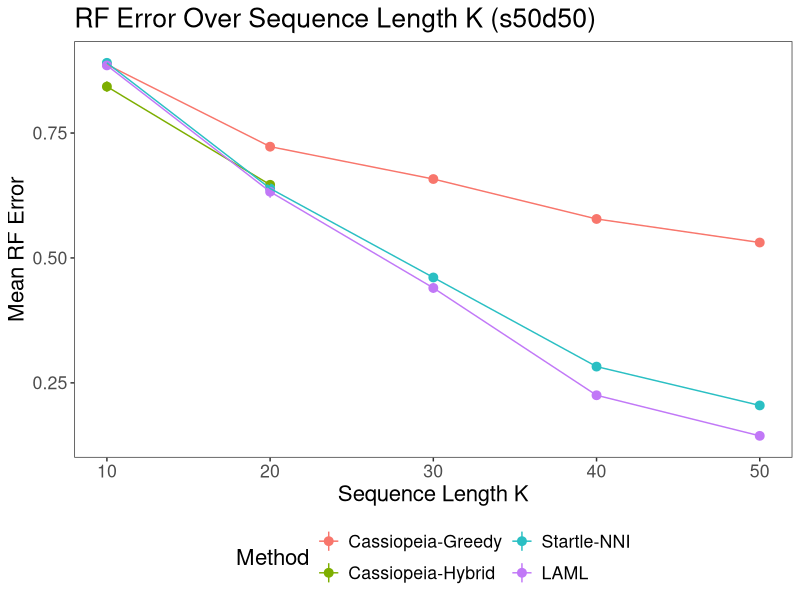
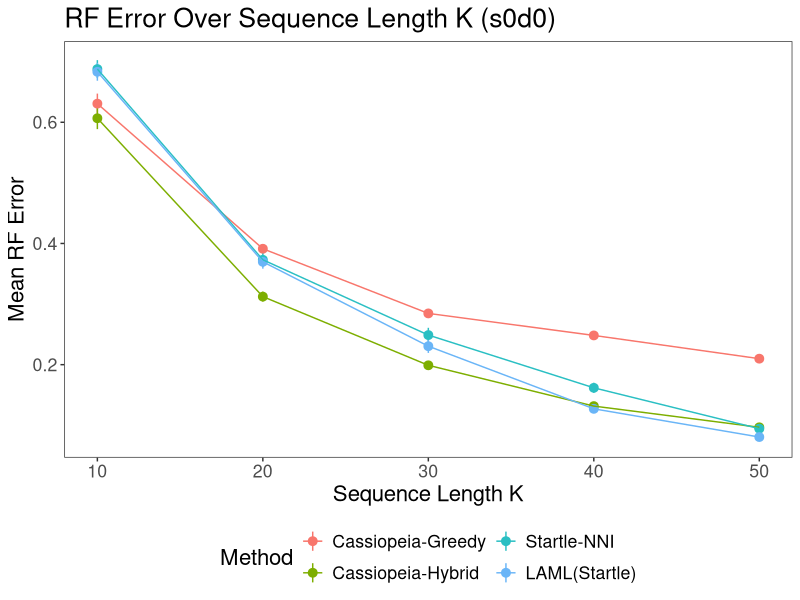
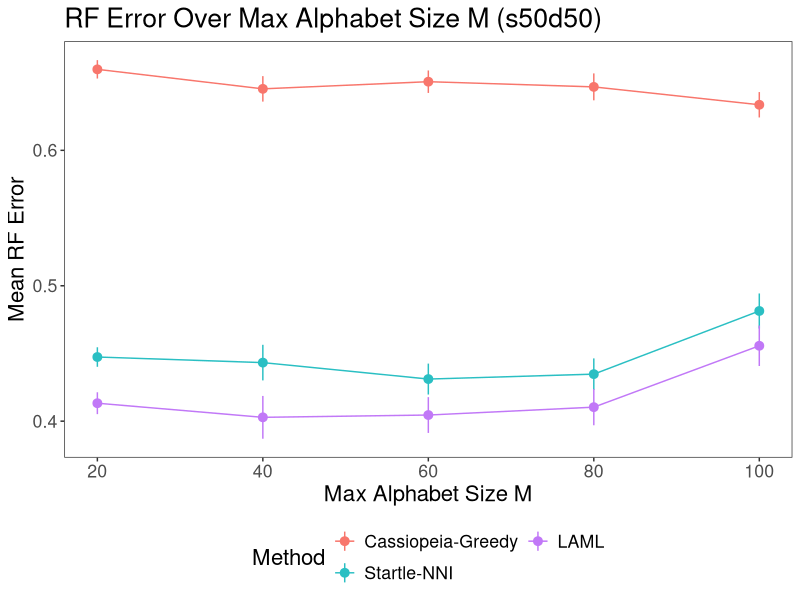
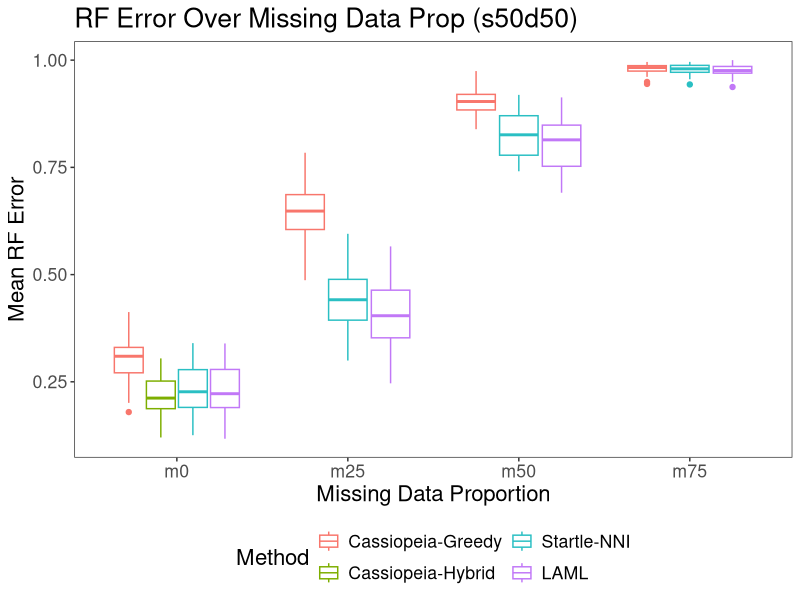
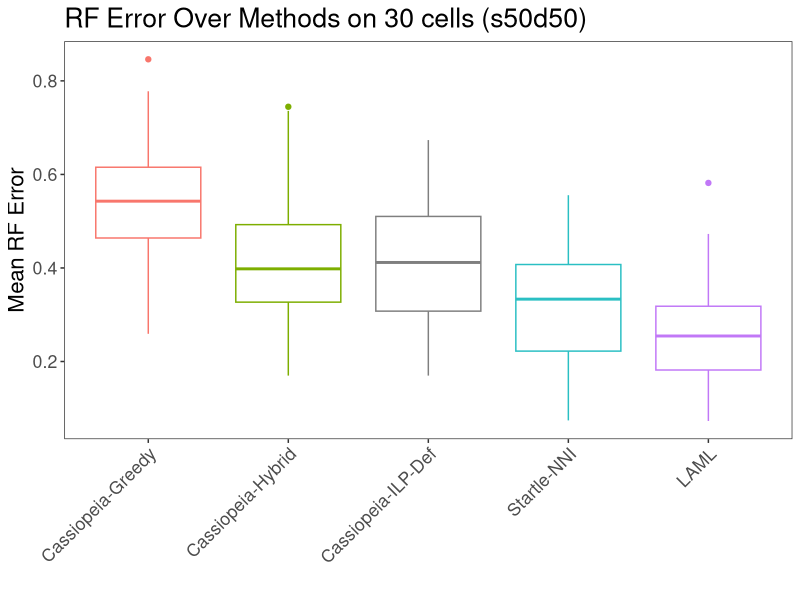
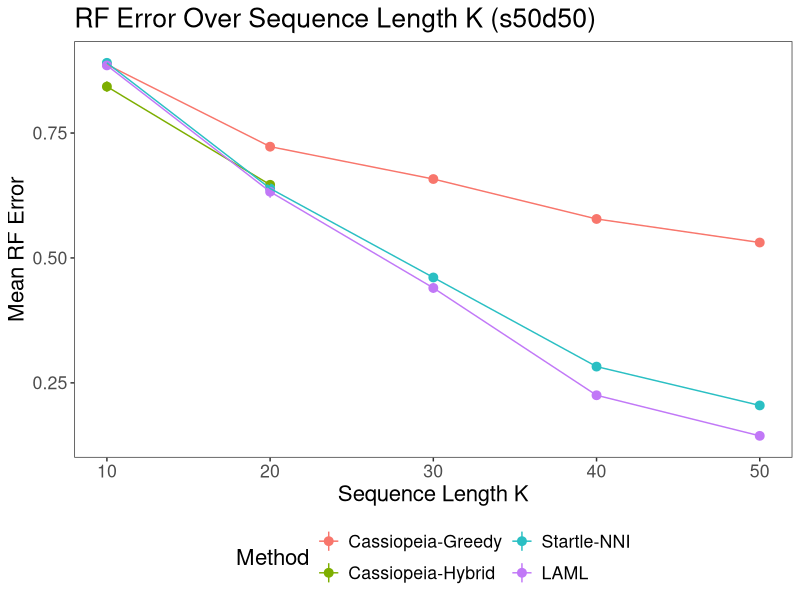
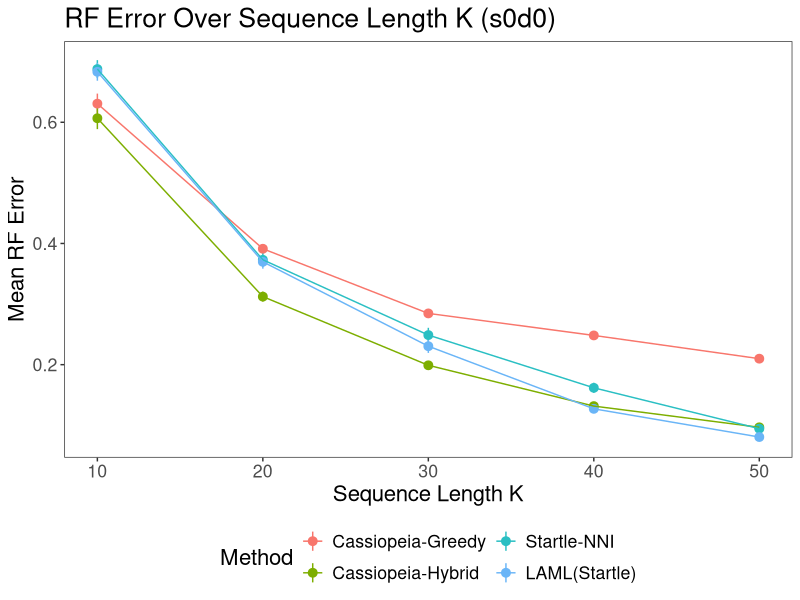
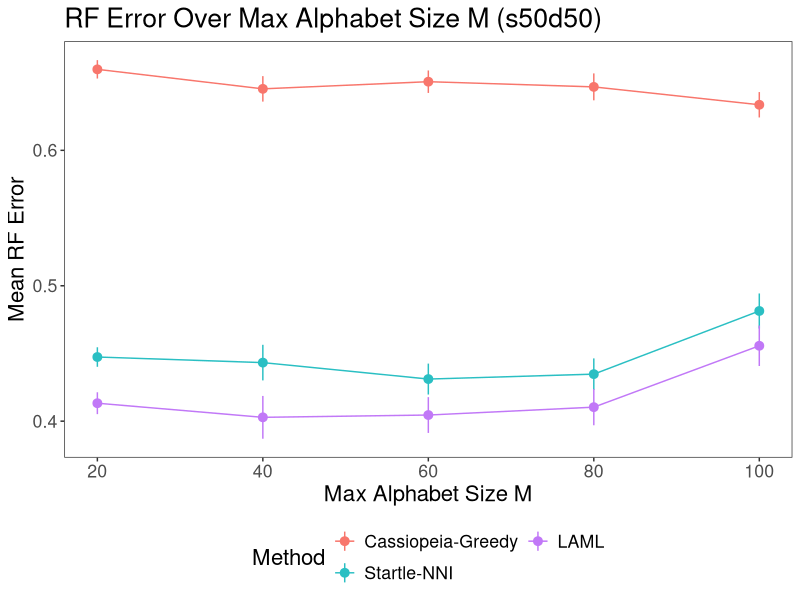

Here is the R script that generated these plots, in order:

library(dplyr)
library(ggplot2)
setwd("/Users/gc3045/laml_experiments/rebuttal/sim_r2")


method_colors <- c(
  "Cassiopeia-Greedy" = "#F8766C",  
  "Cassiopeia-Hybrid" = "#7DAE00",  
  "Startle-NNI" = "#2ABFC3",         
  "LAML" = "#C178F7",      
  "LAML(Startle)" = "#6AB5F7",           
  "LAML(Cass-Hybrid)" = "#DF78F7",
  "LAML(Startle)-nomissing" = "#6AB"
)

################################################################################################################################################################
# set 1
data = read.csv("stats/set1a_stats.txt",header=T)
data <- data %>%
  mutate(rf = as.numeric(rf))

data <- data %>%
  mutate(method = case_when(
    method == "cassgreedy" ~ "Cassiopeia-Greedy",
    method == "casshybrid" ~ "Cassiopeia-Hybrid",
    method == "laml" ~ "LAML",
    method == "startle" ~ "Startle-NNI",
    TRUE ~ method  # Keep other values unchanged if any
  ))
data <- data %>%
  mutate(method = factor(method, levels = c("Cassiopeia-Greedy", "Cassiopeia-Hybrid", "Startle-NNI", "LAML")))

head(data)

ggplot(data, aes(x = k, y = rf, color = method)) +
  stat_summary() + 
  geom_line(stat = "summary") +  # Line plot for each method
  labs(
    title = "RF Error Over Sequence Length K (s50d50)",
    x = "Sequence Length K",
    y = "Mean RF Error",
    color = "Method"
  ) +
  scale_color_manual(values = method_colors) + 
  theme_minimal() + theme_bw() + 
  theme(panel.grid.major = element_blank(),
        panel.grid.minor = element_blank(),
    text = element_text(size = 16),
    legend.position = "bottom"
  ) + 
  guides(color = guide_legend(nrow = 2))
ggsave("pdfs/set1a.pdf")

################################################################################################################################################################
# set 1b
data = read.csv("stats/set1b_stats.txt",header=T)
data <- data %>%
  mutate(rf = as.numeric(rf))

head(data)
data <- data %>%
  filter(method != "laml-casshybrid") %>% # Exclude LAML(Cass-Hybrid)
  filter(method != "laml-startle-nomissing") %>% 
  mutate(method = case_when(
    method == "cassgreedy" ~ "Cassiopeia-Greedy",
    method == "casshybrid" ~ "Cassiopeia-Hybrid",
    method == "laml-startle" ~ "LAML(Startle)",
    method == "laml-casshybrid" ~ "LAML(Cass-Hybrid)",
    method == "laml-startle-nomissing" ~ "LAML(Startle)-nomissing",
    method == "startle" ~ "Startle-NNI",
    TRUE ~ method  # Keep other values unchanged if any
  ))
data <- data %>%
  mutate(method = factor(method, levels = c("Cassiopeia-Greedy", "Cassiopeia-Hybrid", "Startle-NNI", "LAML(Startle)"))) #, "LAML(Cass-Hybrid)", "LAML(Startle)-nomissing")))
       
head(data)

ggplot(data, aes(x = k, y = rf, color = method)) +
  stat_summary() + 
  geom_line(stat = "summary") +  # Line plot for each method
  labs(
    title = "RF Error Over Sequence Length K (s0d0)",
    x = "Sequence Length K",
    y = "Mean RF Error",
    color = "Method"
  ) +
  scale_color_manual(values = method_colors) + 
  theme_minimal() +theme_bw() + 
  theme(panel.grid.major = element_blank(),
        panel.grid.minor = element_blank(),
    text = element_text(size = 16),
    legend.position = "bottom"
  ) + 
  guides(color = guide_legend(nrow = 2))

ggsave("pdfs/set1b.pdf")

################################################################################################################################################################
# set 2
data = read.csv("stats/set2_stats.txt",header=T)
data <- data %>%
  mutate(rf = as.numeric(rf))

head(data)
data <- data %>%
  mutate(method = case_when(
    method == "cassgreedy" ~ "Cassiopeia-Greedy",
    method == "casshybrid" ~ "Cassiopeia-Hybrid",
    method == "laml" ~ "LAML",
    method == "startle" ~ "Startle-NNI",
    TRUE ~ method  # Keep other values unchanged if any
  ))
data <- data %>%
  mutate(method = factor(method, levels = c("Cassiopeia-Greedy", "Cassiopeia-Hybrid", "Startle-NNI", "LAML")))

head(data)

ggplot(data, aes(x = M, y = rf, color = method)) +
  stat_summary() + 
  geom_line(stat = "summary") +  # Line plot for each method
  labs(
    title = "RF Error Over Max Alphabet Size M (s50d50)",
    x = "Max Alphabet Size M",
    y = "Mean RF Error",
    color = "Method"
  ) +
  scale_color_manual(values = method_colors) + 
  theme_minimal() +theme_bw() + 
  theme(panel.grid.major = element_blank(),
        panel.grid.minor = element_blank(),
    text = element_text(size = 16),
    legend.position = "bottom"
  ) + 
  guides(color = guide_legend(nrow = 2))
ggsave("pdfs/set2.pdf")

################################################################################################################################################################
# set 3
data = read.csv("stats/set3_stats.txt",header=T)
data <- data %>%
  mutate(rf = as.numeric(rf))

head(data)
data <- data %>%
  mutate(method = case_when(
    method == "cassgreedy" ~ "Cassiopeia-Greedy",
    method == "casshybrid" ~ "Cassiopeia-Hybrid",
    method == "laml" ~ "LAML",
    method == "startle" ~ "Startle-NNI",
    TRUE ~ method  # Keep other values unchanged if any
  ))
data <- data %>%
  mutate(method = factor(method, levels = c("Cassiopeia-Greedy", "Cassiopeia-Hybrid", "Startle-NNI", "LAML")))

head(data)

# subset to the 34 samples Cassiopeia-Hybrid has data for
library(dplyr)

# Step 1: Subset data for m_prop = m0
m0_data <- data %>% filter(m_prop == "m0") %>%
  filter(!is.na(rf))

# Step 2: Filter to keep only reps and p_reps with all four methods
complete_data <- m0_data %>%
  group_by(p_rep, rep) %>%
  filter(n_distinct(method) == 4) %>%
  ungroup()

head(complete_data)

# Step 3: Calculate average rf for each method
result <- complete_data %>%
  group_by(method) %>%
  summarize(avg_rf = mean(rf, na.rm = TRUE))

# Display the result
print(result)


ggplot(data, aes(x = m_prop, y = rf, color = method)) +
  geom_boxplot() + 
  #geom_line(stat = "summary") +  # Line plot for each method
  labs(
    title = "RF Error Over Missing Data Prop (s50d50)",
    x = "Missing Data Proportion",
    y = "Mean RF Error",
    color = "Method"
  ) +
  scale_color_manual(values = method_colors) + 
  theme_minimal() +theme_bw() + 
  theme(panel.grid.major = element_blank(),
        panel.grid.minor = element_blank(),
    text = element_text(size = 16),
    legend.position = "bottom"
  ) + 
  guides(color = guide_legend(nrow = 2))

ggsave("pdfs/set3.pdf")

################################################################################################################################################################
# set 4
data = read.csv("stats/set4_stats.txt",header=T)
data <- data %>%
  mutate(rf = as.numeric(rf))

head(data)
data <- data %>%
  mutate(method = case_when(
    method == "cassgreedy" ~ "Cassiopeia-Greedy",
    method == "casshybrid" ~ "Cassiopeia-Hybrid",
    method == "cassilp" ~ "Cassiopeia-ILP-Def",
    method == "laml" ~ "LAML",
    method == "startle" ~ "Startle-NNI",
    TRUE ~ method  # Keep other values unchanged if any
  ))
data <- data %>%
  mutate(method = factor(method, levels = c("Cassiopeia-Greedy", "Cassiopeia-Hybrid", "Cassiopeia-ILP-Def", "Startle-NNI", "LAML")))

head(data)

ggplot(data, aes(x = method, y = rf, color = method)) +
  geom_boxplot() + 
  labs(
    title = "RF Error Over Methods on 30 cells (s50d50)",
    x = "",
    y = "Mean RF Error",
    color = "Method"
  ) +
  scale_color_manual(values = method_colors) + 
  theme_minimal() + theme_bw() + 
  theme(panel.grid.major = element_blank(),
        panel.grid.minor = element_blank(),
    text = element_text(size = 16),
    legend.position = "none", # Remove the legend
    axis.text.x = element_text(angle = 45, hjust = 1) # Tilt x-axis labels by 45 degrees
  )

ggsave("pdfs/set4.pdf")
